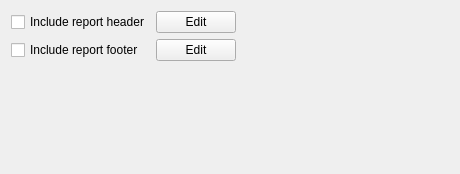
<?xml version="1.0" encoding="UTF-8"?>
<ui version="4.0">
 <class>QgsReportWidgetSectionBase</class>
 <widget class="QWidget" name="QgsReportWidgetSectionBase">
  <property name="geometry">
   <rect>
    <x>0</x>
    <y>0</y>
    <width>460</width>
    <height>174</height>
   </rect>
  </property>
  <property name="windowTitle">
   <string>Layout Manager</string>
  </property>
  <layout class="QVBoxLayout" name="verticalLayout">
   <item>
    <layout class="QGridLayout" name="gridLayout_2">
     <item row="0" column="1">
      <widget class="QPushButton" name="mButtonEditHeader">
       <property name="toolTip">
        <string>Edit the report header layout</string>
       </property>
       <property name="text">
        <string>Edit</string>
       </property>
      </widget>
     </item>
     <item row="0" column="0">
      <widget class="QCheckBox" name="mCheckShowHeader">
       <property name="toolTip">
        <string>Include a layout at the very beginning of the report</string>
       </property>
       <property name="text">
        <string>Include report header</string>
       </property>
      </widget>
     </item>
     <item row="1" column="2">
      <spacer name="horizontalSpacer_3">
       <property name="orientation">
        <enum>Qt::Horizontal</enum>
       </property>
       <property name="sizeHint" stdset="0">
        <size>
         <width>40</width>
         <height>20</height>
        </size>
       </property>
      </spacer>
     </item>
     <item row="1" column="0">
      <widget class="QCheckBox" name="mCheckShowFooter">
       <property name="toolTip">
        <string>Include a layout at the very end of the report</string>
       </property>
       <property name="text">
        <string>Include report footer</string>
       </property>
      </widget>
     </item>
     <item row="1" column="1">
      <widget class="QPushButton" name="mButtonEditFooter">
       <property name="toolTip">
        <string>Edit the report footer layout</string>
       </property>
       <property name="text">
        <string>Edit</string>
       </property>
      </widget>
     </item>
    </layout>
   </item>
   <item>
    <spacer name="verticalSpacer">
     <property name="orientation">
      <enum>Qt::Vertical</enum>
     </property>
     <property name="sizeHint" stdset="0">
      <size>
       <width>20</width>
       <height>40</height>
      </size>
     </property>
    </spacer>
   </item>
  </layout>
 </widget>
 <tabstops>
  <tabstop>mCheckShowHeader</tabstop>
  <tabstop>mButtonEditHeader</tabstop>
  <tabstop>mCheckShowFooter</tabstop>
  <tabstop>mButtonEditFooter</tabstop>
 </tabstops>
 <resources/>
 <connections/>
</ui>
